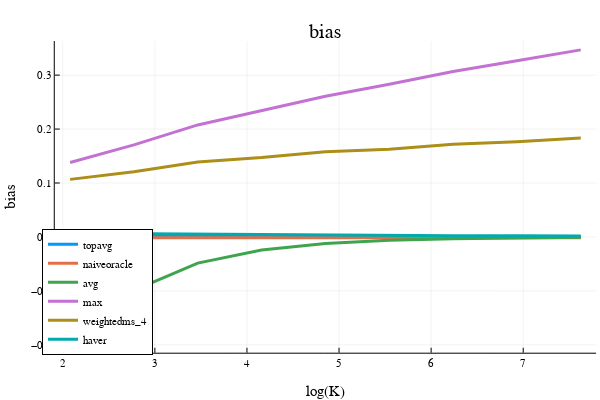

Notebook cell for this chart:
### Code cell
x = opt.K_ary
i = 1; plot(log.(x), bias[:,i], label=estimator_names[i], linewidth=3)
i = 2; plot!(log.(x), bias[:,i], label=estimator_names[i], linewidth=3)
i = 3; plot!(log.(x), bias[:,i], label=estimator_names[i], linewidth=3)
i = 4; plot!(log.(x), bias[:,i], label=estimator_names[i], linewidth=3)
i = 5; plot!(log.(x), bias[:,i], label=estimator_names[i], linewidth=3)
i = 6; plot!(log.(x), bias[:,i], label=estimator_names[i], linewidth=3)
plot!(xlabel="log(K)", ylabel="bias", legend=:bottomleft)  
title!("bias")

### Figure 1 — Plotly figure (JSON) as saved in the notebook; plotly's stock layout.template omitted (floating-point values rounded to 4 significant figures)
{"data": [{"colorbar": {"title": {"text": ""}}, "legendgroup": "topavg", "line": {"color": "rgba(0, 154, 250, 1.000)", "dash": "solid", "shape": "linear", "width": 3}, "mode": "lines", "name": "topavg", "showlegend": true, "type": "scatter", "x": [2.079, 2.773, 3.466, 4.159, 4.852, 5.545, 6.238, 6.931, 7.625], "xaxis": "x", "y": [0.0017, 0.001865, 0.00161, 0.00092, 0.0003139, 9.795e-06, -0.0002898, -4.786e-05, -5.004e-06], "yaxis": "y", "zmax": null, "zmin": null}, {"colorbar": {"title": {"text": ""}}, "legendgroup": "naiveoracle", "line": {"color": "rgba(227, 111, 71, 1.000)", "dash": "solid", "shape": "linear", "width": 3}, "mode": "lines", "name": "naiveoracle", "showlegend": true, "type": "scatter", "x": [2.079, 2.773, 3.466, 4.159, 4.852, 5.545, 6.238, 6.931, 7.625], "xaxis": "x", "y": [-0.001403, -0.001403, -0.001403, -0.001403, -0.001403, -0.001403, -0.001403, -0.001403, -0.001403], "yaxis": "y", "zmax": null, "zmin": null}, {"colorbar": {"title": {"text": ""}}, "legendgroup": "avg", "line": {"color": "rgba(62, 164, 78, 1.000)", "dash": "solid", "shape": "linear", "width": 3}, "mode": "lines", "name": "avg", "showlegend": true, "type": "scatter", "x": [2.079, 2.773, 3.466, 4.159, 4.852, 5.545, 6.238, 6.931, 7.625], "xaxis": "x", "y": [-0.1982, -0.099, -0.04848, -0.02411, -0.01224, -0.006241, -0.003395, -0.001598, -0.0007863], "yaxis": "y", "zmax": null, "zmin": null}, {"colorbar": {"title": {"text": ""}}, "legendgroup": "max", "line": {"color": "rgba(195, 113, 210, 1.000)", "dash": "solid", "shape": "linear", "width": 3}, "mode": "lines", "name": "max", "showlegend": true, "type": "scatter", "x": [2.079, 2.773, 3.466, 4.159, 4.852, 5.545, 6.238, 6.931, 7.625], "xaxis": "x", "y": [0.138, 0.1708, 0.2077, 0.2337, 0.2608, 0.2832, 0.3066, 0.3266, 0.3468], "yaxis": "y", "zmax": null, "zmin": null}, {"colorbar": {"title": {"text": ""}}, "legendgroup": "weightedms_4", "line": {"color": "rgba(172, 142, 24, 1.000)", "dash": "solid", "shape": "linear", "width": 3}, "mode": "lines", "name": "weightedms_4", "showlegend": true, "type": "scatter", "x": [2.079, 2.773, 3.466, 4.159, 4.852, 5.545, 6.238, 6.931, 7.625], "xaxis": "x", "y": [0.1067, 0.1207, 0.1391, 0.1471, 0.158, 0.1626, 0.1717, 0.1765, 0.1837], "yaxis": "y", "zmax": null, "zmin": null}, {"colorbar": {"title": {"text": ""}}, "legendgroup": "haver", "line": {"color": "rgba(0, 170, 174, 1.000)", "dash": "solid", "shape": "linear", "width": 3}, "mode": "lines", "name": "haver", "showlegend": true, "type": "scatter", "x": [2.079, 2.773, 3.466, 4.159, 4.852, 5.545, 6.238, 6.931, 7.625], "xaxis": "x", "y": [0.007007, 0.006041, 0.005187, 0.003964, 0.003724, 0.002688, 0.002353, 0.002112, 0.001921], "yaxis": "y", "zmax": null, "zmin": null}], "layout": {"annotations": [{"font": {"color": "rgba(0, 0, 0, 1)", "family": "sans-serif", "size": 20}, "rotation": 0, "showarrow": false, "text": "bias", "x": 0.5424, "xanchor": "center", "xref": "paper", "y": 1, "yanchor": "top", "yref": "paper"}], "height": 400, "legend": {"bgcolor": "rgba(255, 255, 255, 1.000)", "bordercolor": "rgba(0, 0, 0, 1)", "borderwidth": 1, "font": {"color": "rgba(0, 0, 0, 1)", "family": "sans-serif", "size": 11}, "title": {"font": {"color": "rgba(0, 0, 0, 1)", "family": "sans-serif", "size": 15}, "text": ""}, "tracegroupgap": 0, "traceorder": "normal", "x": 0.07, "xanchor": "left", "y": 0.07, "yanchor": "bottom"}, "margin": {"b": 20, "l": 0, "r": 0, "t": 20}, "paper_bgcolor": "rgba(255, 255, 255, 1.000)", "plot_bgcolor": "rgba(255, 255, 255, 1.000)", "showlegend": true, "width": 600, "xaxis": {"anchor": "y", "domain": [0.09128, 0.9934], "gridcolor": "rgba(0, 0, 0, 0.1)", "gridwidth": 0.5, "linecolor": "rgba(0, 0, 0, 1)", "mirror": false, "range": [1.913, 7.791], "showgrid": true, "showline": true, "showticklabels": true, "tickangle": 0, "tickcolor": "rgb(0, 0, 0)", "tickfont": {"color": "rgba(0, 0, 0, 1)", "family": "sans-serif", "size": 11}, "tickmode": "array", "ticks": "inside", "ticktext": ["2", "3", "4", "5", "6", "7"], "tickvals": [2, 3, 4, 5, 6, 7], "title": {"font": {"color": "rgba(0, 0, 0, 1)", "family": "sans-serif", "size": 15}, "text": "log(K)"}, "type": "linear", "visible": true, "zeroline": false, "zerolinecolor": "rgba(0, 0, 0, 1)"}, "yaxis": {"anchor": "x", "domain": [0.07581, 0.9415], "gridcolor": "rgba(0, 0, 0, 0.1)", "gridwidth": 0.5, "linecolor": "rgba(0, 0, 0, 1)", "mirror": false, "range": [-0.2146, 0.3632], "showgrid": true, "showline": true, "showticklabels": true, "tickangle": 0, "tickcolor": "rgb(0, 0, 0)", "tickfont": {"color": "rgba(0, 0, 0, 1)", "family": "sans-serif", "size": 11}, "tickmode": "array", "ticks": "inside", "ticktext": ["−0.2", "−0.1", "0.0", "0.1", "0.2", "0.3"], "tickvals": [-0.2, -0.1, 0, 0.1, 0.2, 0.3], "title": {"font": {"color": "rgba(0, 0, 0, 1)", "family": "sans-serif", "size": 15}, "text": "bias"}, "type": "linear", "visible": true, "zeroline": false, "zerolinecolor": "rgba(0, 0, 0, 1)"}}}
